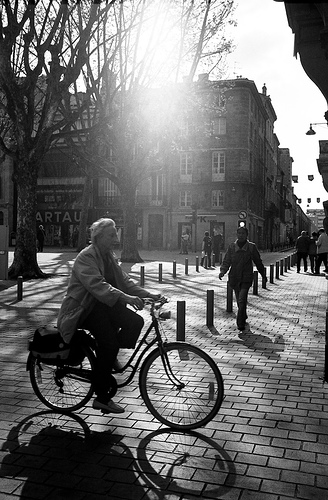
#> input picture FastRCNN/Data/Images/2012_004328.jpg, 328 x 500 px; its folder holds 4 pictures in this run
$ python bounding_boxes.py   (Python 2 division)
#> lines starting #> are read from the running program, lines starting #| are printed output that depends on the picture
from PIL import Image, ImageDraw
import xml.etree.ElementTree as ET

# NMS is in TF https://www.tensorflow.org/api_docs/python/tf/image/non_max_suppression
# https://github.com/tryolabs/luminoth/blob/3c67eb34e601e72ae800287c57caf9be6538d601/luminoth/models/fasterrcnn/rpn_proposal.py

# http://host.robots.ox.ac.uk/pascal/VOC/voc2012/examples/index.html

# IOU https://www.pyimagesearch.com/2016/11/07/intersection-over-union-iou-for-object-detection/
SIDE = 224 # Desired Img Size

id = "2012_004328"
img = Image.open("Data/Images/{}.jpg".format(id))
#> img is the input picture: PIL image 328x500 RGB; min 0, max 255, mean 107.4
img = img.resize([SIDE,SIDE], resample= Image.BILINEAR)
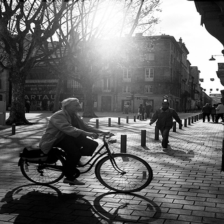
#> img: PIL image 224x224 RGB; min 0, max 255, mean 107.4

#> (the run stopped early here; a loop or call above may not have finished)
